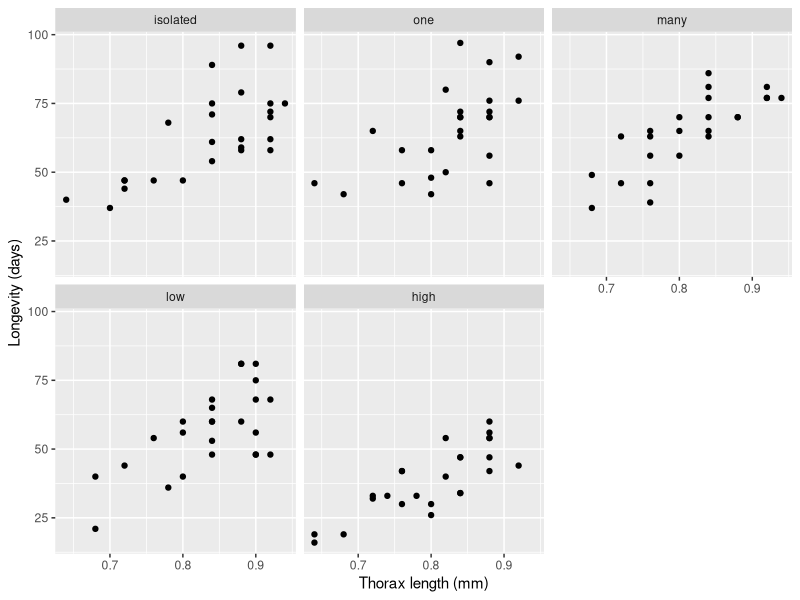
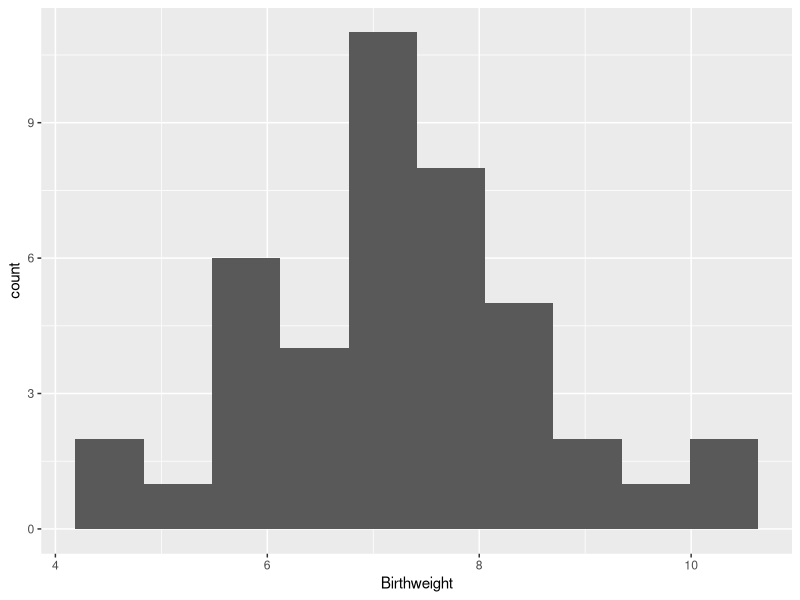
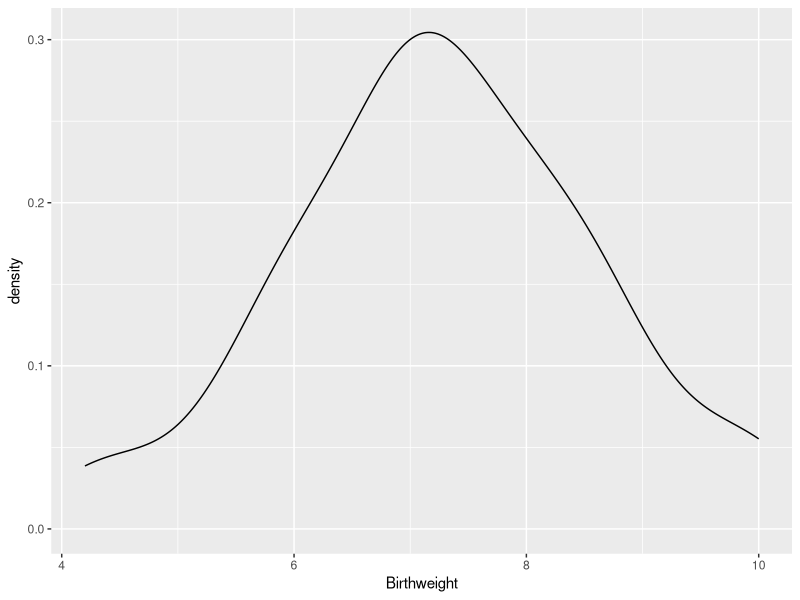
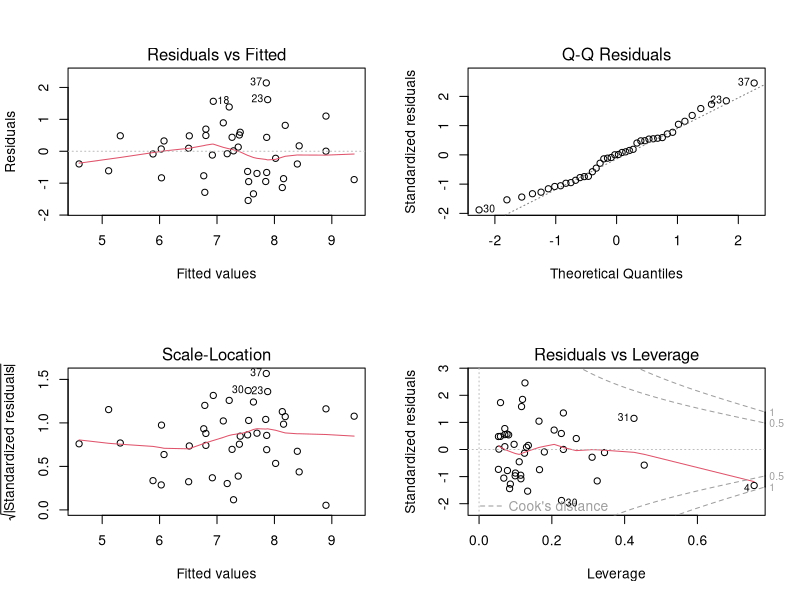
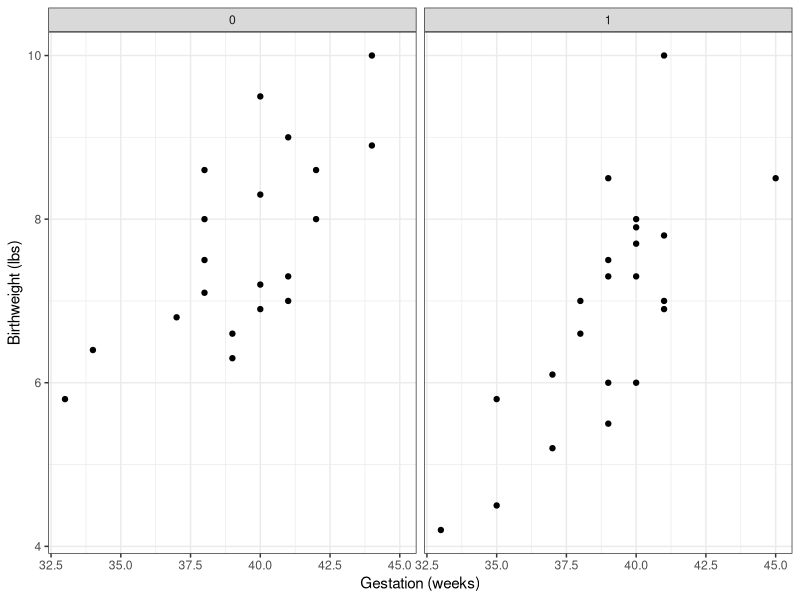

These charts were generated, in order, by the following R code:
## ---- chunk 1
knitr::opts_chunk$set(echo = TRUE)
## ---- chunk 2
wkdir <- "~/Dropbox/teaching/LIFE707/LIFE707_24_25/Topic_material/separate_topics/Topic_6"
knitr::opts_knit$set(root.dir = wkdir)
setwd(wkdir)
library(tidyverse)

## ---- chunk 3
fruitfly <- read.table("fruitfly.txt",header=TRUE)
## ---- chunk 4
head(fruitfly)
## ---- chunk 5
table(fruitfly$activity)
## ---- chunk 6
fruitfly$activity <- factor(fruitfly$activity, levels = c("isolated","one","many","low","high"))
## ---- chunk 7
fly.plot1 <- ggplot(data=fruitfly, aes(x=thorax, y=longevity))

#produce a scatterplot for each treatment level
fly.plot1 + geom_point() +
  xlab("Thorax length (mm)") + ylab("Longevity (days)") +
  facet_wrap(~activity)
## ---- chunk 8
ff1 <- lm(longevity ~ thorax + activity, data = fruitfly)
summary(ff1)
## ---- chunk 9
ff2 <- lm(longevity ~ thorax * activity, data = fruitfly)
summary(ff2)
## ---- chunk 10
anova(ff2, ff1, test="F")

## ---- chunk 11
drop1(ff2, test="F")

## ---- chunk 12
drop1(ff1, test="F")
## ---- chunk 13
birthweight <- read.csv("birthweight.csv",header=TRUE)
## ---- chunk 14
summary(birthweight)
## ---- chunk 15
p.bw <- ggplot(data=birthweight,aes(x=Birthweight))
p.bw + geom_histogram(bins=10)
p.bw + geom_density()
## ---- chunk 16
mod.max1 <- lm(Birthweight ~ (Gestation + smoker + motherage)^2, data = birthweight)
summary(mod.max1)

## ---- chunk 17
par(mfrow=c(2,2))
plot(mod.max1)
par(mfrow=c(1,1))
## ---- chunk 18
drop1(mod.max1, test="F")
## ---- chunk 19
tmp <- update(mod.max1, .~. - smoker:motherage) 
anova(mod.max1,tmp,test="F")
## ---- chunk 20
drop1(mod.max1, test="F")
## ---- chunk 21
m1.1 <- update(mod.max1, .~. - smoker:motherage)
drop1(m1.1, test= "F")
## ---- chunk 22
m1.2 <- update(m1.1, .~. - Gestation:motherage)
drop1(m1.2, test= "F")

## ---- chunk 23
m1.3 <- update(m1.2, .~. - motherage)
#drop1(m1.3, test= "F")
m1.4 <- update(m1.3, .~. - Gestation:smoker)
#drop1(m1.4, test= "F")
## ---- chunk 24
drop1(m1.4, test= "F")
summary(m1.4)
## ---- chunk 25
#what to plot
bw.plot1 <- ggplot(data=birthweight, aes(x=Gestation,y=Birthweight))

#how to plot it, Birthweight vs Gestation, split by smoker or not
bw.plot1 + geom_point() + facet_wrap(~smoker) +
  xlab("Gestation (weeks)") + ylab("Birthweight (lbs)") +
  theme_bw() 
